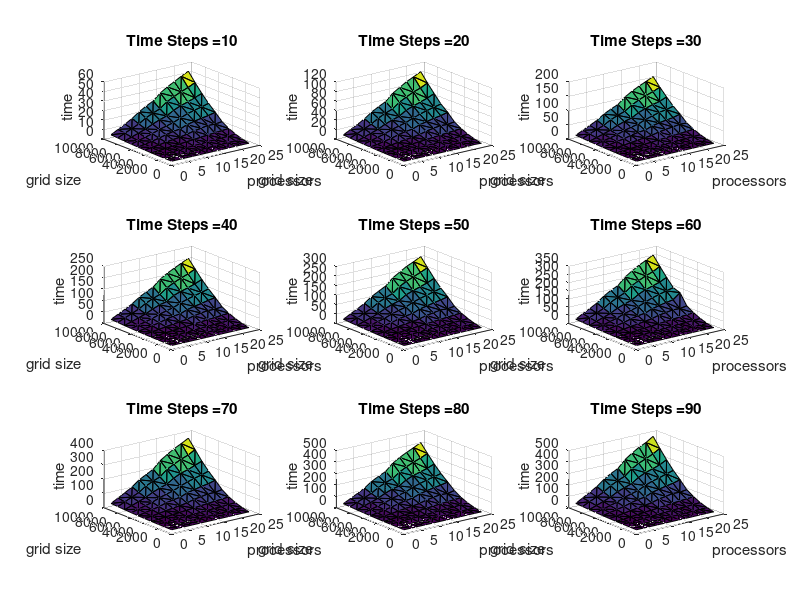
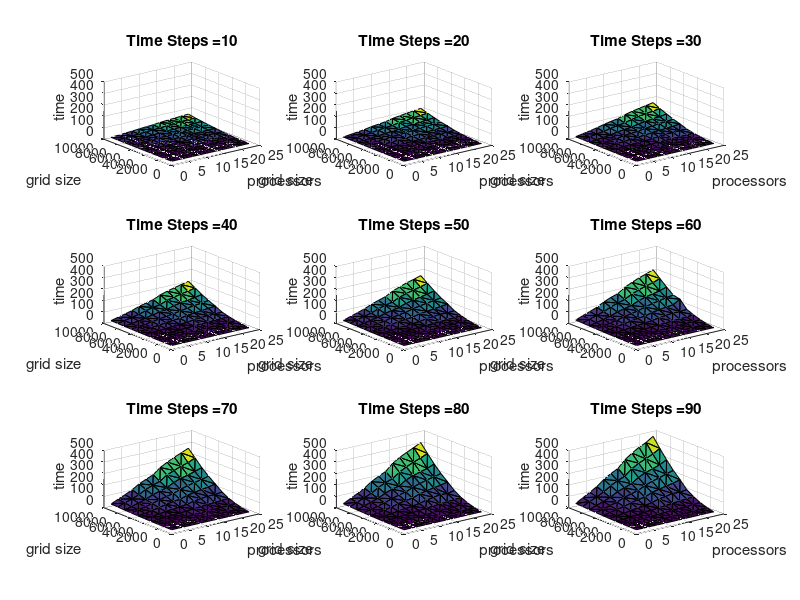
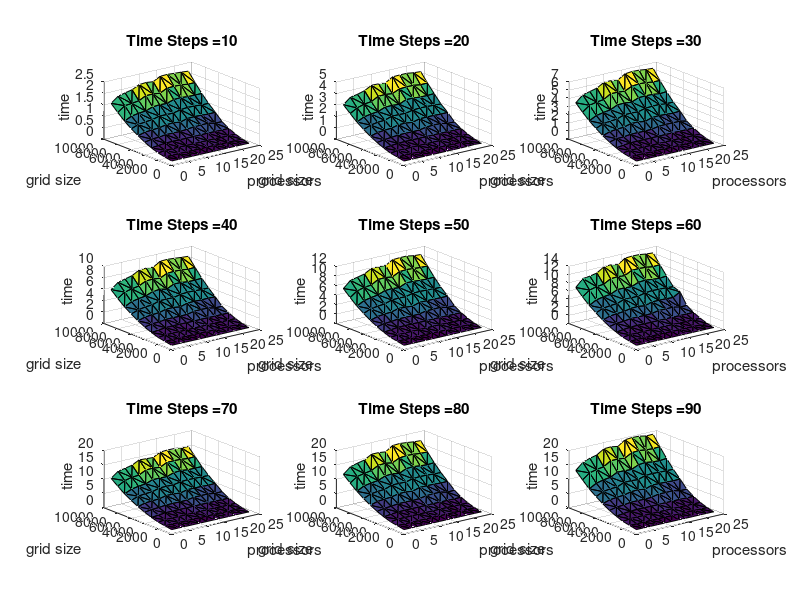
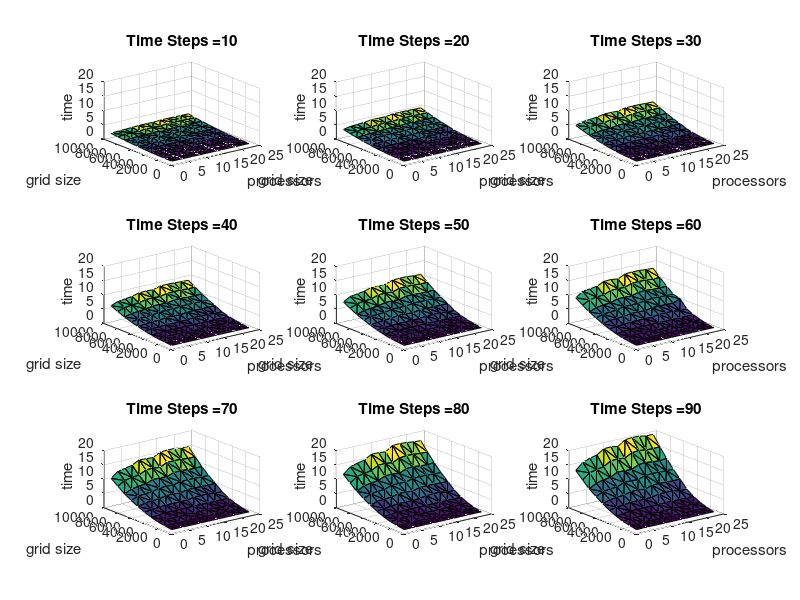

MATLAB code to generate these figures, in order:
clear; clc
x = csvread ('comm_times.csv');

for i = 10:10:90
    idx = (x(:, 3) == i);
    x_new = x(idx, :);
    tx = x_new(:, 1);
    ty = x_new(:, 2);
    tz = x_new(:, 4);
    tri = delaunay(tx, ty);
    plt_idx = i / 10;
    subplot(3, 3, plt_idx);
    h = trisurf(tri, tx, ty, tz);
    t = strcat("Time Steps = ", num2str(i));
    title(t);
    xlabel ("processors");
    ylabel ("grid size");
    zlabel ("time");
    f = "comm_time.png";
end
print(f, "-dpng");

for i = 10:10:90
    idx = (x(:, 3) == i);
    x_new = x(idx, :);
    tx = x_new(:, 1);
    ty = x_new(:, 2);
    tz = x_new(:, 4);
    tri = delaunay(tx, ty);
    plt_idx = i / 10;
    subplot(3, 3, plt_idx);
    h = trisurf(tri, tx, ty, tz);
    axis([0 25 0 10000 0 500]);
    t = strcat("Time Steps = ", num2str(i));
    title(t);
    xlabel ("processors");
    ylabel ("grid size");
    zlabel ("time");
    f = "comm_time_scaled.png";
end
print(f, "-dpng");

for i = 10:10:90
    idx = (x(:, 3) == i);
    x_new = x(idx, :);
    tx = x_new(:, 1);
    ty = x_new(:, 2);
    tz = x_new(:, 4) ./ tx;
    tri = delaunay(tx, ty);
    plt_idx = i / 10;
    subplot(3, 3, plt_idx);
    h = trisurf(tri, tx, ty, tz);
    t = strcat("Time Steps = ", num2str(i));
    title(t);
    xlabel ("processors");
    ylabel ("grid size");
    zlabel ("time");
    f = "avg_comm_time.png";
end
print(f, "-dpng");

for i = 10:10:90
    idx = (x(:, 3) == i);
    x_new = x(idx, :);
    tx = x_new(:, 1);
    ty = x_new(:, 2);
    tz = x_new(:, 4) ./ tx;
    tri = delaunay(tx, ty);
    plt_idx = i / 10;
    subplot(3, 3, plt_idx);
    h = trisurf(tri, tx, ty, tz);
    axis([0 25 0 10000 0 20]);
    t = strcat("Time Steps = ", num2str(i));
    title(t);
    xlabel ("processors");
    ylabel ("grid size");
    zlabel ("time");
    f = "avg_comm_time_scaled.png";
end
print(f, "-dpng");

y = csvread ('parallel_times.csv');
for i = 10:10:90
    idx = (y(:, 3) == i);
    y_new = y(idx, :);
    tx = y_new(:, 1);
    ty = y_new(:, 2);
    tz = y_new(:, 4);
    tri = delaunay(tx, ty);
    plt_idx = i / 10;
    subplot(3, 3, plt_idx);
    h = trisurf(tri, tx, ty, tz);
    axis([0 25 0 10000 0 30]);
    t = strcat("Time Steps = ", num2str(i));
    title(t);
    xlabel ("processors");
    ylabel ("grid size");
    zlabel ("time");
    f = "parallel_time.png";
end
print(f, "-dpng");

for i = 10:10:90
    idx = (y(:, 3) == i);
    y_new = y(idx, :);
    tx = y_new(:, 1);
    ty = y_new(:, 2);
    tz = y_new(:, 4);
    tri = delaunay(tx, ty);
    plt_idx = i / 10;
    subplot(3, 3, plt_idx);
    h = trisurf(tri, tx, ty, tz);
    t = strcat("Time Steps = ", num2str(i));
    title(t);
    xlabel ("processors");
    ylabel ("grid size");
    zlabel ("time");
    f = "parallel_time_scaled.png";
end
print(f, "-dpng");

z = csvread ('serial_times.csv');
for i = 10:10:90
    idx = (z(:, 2) == i);
    z_new = z(idx, :);
    tx = z_new(:, 1);
    ty = z_new(:, 3);
    plt_idx = i / 10;
    subplot(3, 3, plt_idx);
    plot(tx, ty);
    t = strcat("Time Steps = ", num2str(i));
    title(t);
    xlabel ("processors");
    ylabel ("grid size");
    zlabel ("time");
    f = "serial_time.png";
end
print(f, "-dpng");

% % MESH FULL
% clear;clc
% x = csvread ('test.csv');
% tx = x(:,1);
% ty = x(:,2);
% tz = x(:,4);
% [zz] = meshgrid(tz);
% mesh (tx, ty, zz);
% xlabel ("processors");
% ylabel ("steps");
% zlabel ("time");

% % MESH SEGMENT
% clear;clc
% x = csvread ('test.csv');
% idx = ( x(:,3)==10 );
% x_new = x(idx,:);
% tx = x_new(:,1);
% ty = x_new(:,2);
% tz = x_new(:,4);
% [tz] = meshgrid(tz);
% mesh(tx,ty,tz);
% xlabel ("processors");
% ylabel ("steps");
% zlabel ("time");

% % CONTOUR
% clear;clc
% x = csvread ('test.csv');
% x(:,[3]) = [];
% contour3(x);
% xlabel ("processors");
% ylabel ("steps");
% zlabel ("time");

% % SCATTER
% clear;clc
% x = csvread ('test.csv');
% idx = ( x(:,3)==10 );
% x_new = x(idx,:);
% tx = x_new(:,1);
% ty = x_new(:,2);
% tz = x_new(:,4);
% scatter3(tx,ty,tz,'filled')
% xlabel ("processors");
% ylabel ("steps");
% zlabel ("time");

% % Triangle Surface
% clear;clc
% x = csvread ('test.csv');
% tx = x(:,1);
% ty = x(:,3);
% tz = x(:,4);
% tri = delaunay(tx,ty);
% h = trisurf(tri, tx, ty, tz);
% xlabel ("processors");
% ylabel ("grid size");
% zlabel ("time");